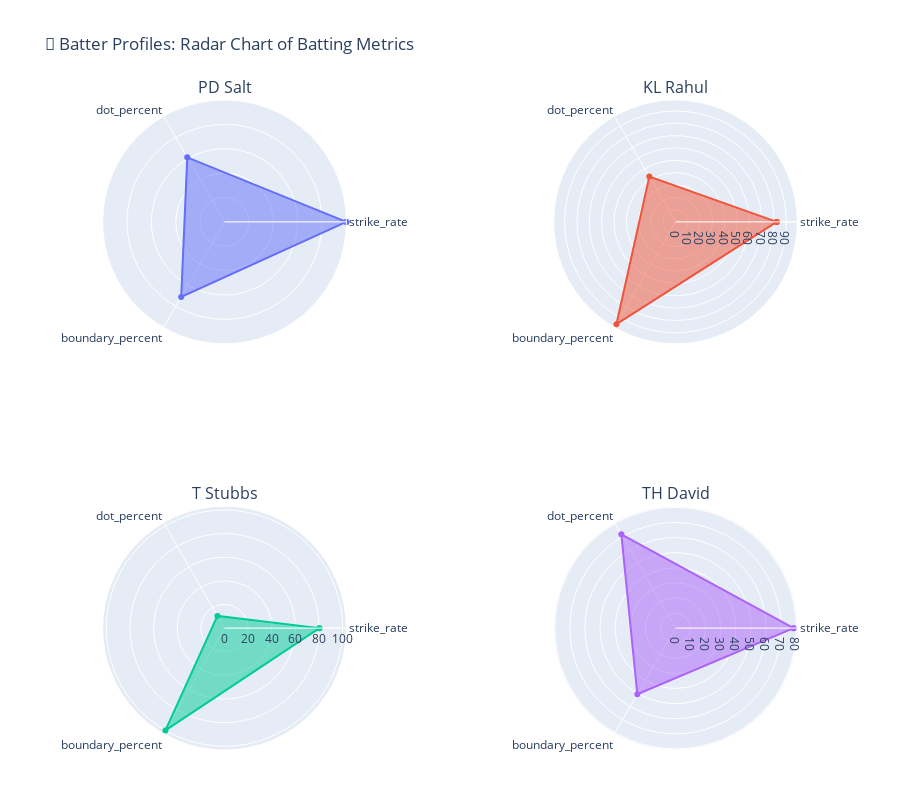

Source (notebook cell):
### Code cell
from plotly.subplots import make_subplots
from math import pi, ceil

metrics = ['strike_rate', 'dot_percent', 'boundary_percent']
top_batters_radar = batter_profiles.sort_values(by='strike_rate', ascending=False).head(4).copy()
normalized_profiles = top_batters_radar[['batter'] + metrics].copy()

for metric in metrics:
    max_val = batter_profiles[metric].max()
    normalized_profiles[metric] = (normalized_profiles[metric] / max_val) * 100

normalized_profiles.reset_index(drop=True, inplace=True)

num_batters = len(normalized_profiles)
rows = ceil(num_batters / 2)
cols = 2 if num_batters > 1 else 1

plt = make_subplots(
    rows=rows, cols=cols,
    specs=[[{'type': 'polar'}] * cols for _ in range(rows)],
    subplot_titles=normalized_profiles['batter'].tolist()
)

for i, row in normalized_profiles.iterrows():
    r = row[metrics].tolist() + [row[metrics[0]]]
    theta = metrics + [metrics[0]]

    subplot_row = (i // cols) + 1
    subplot_col = (i % cols) + 1

    plt.add_trace(
        go.Scatterpolar(
            r=r,
            theta=theta,
            fill='toself',
            name=row['batter'],
            hovertemplate='<b>%{theta}</b>: %{r:.1f}<extra></extra>'
        ),
        row=subplot_row, col=subplot_col
    )

plt.update_layout(
    title='🔘 Batter Profiles: Radar Chart of Batting Metrics',
    showlegend=False,
    height=400 * rows,
    polar=dict(
        radialaxis=dict(visible=True, range=[0, 100], showticklabels=False)
    ),
    margin=dict(l=40, r=40, t=100, b=50)
)

plt.show()

### Figure 1 — Plotly figure (JSON) as saved in the notebook; plotly's stock layout.template omitted (floating-point values rounded to 4 significant figures)
{"data": [{"fill": "toself", "hovertemplate": "<b>%{theta}</b>: %{r:.1f}<extra></extra>", "name": "PD Salt", "r": [100, 61.11, 71.06, 100], "subplot": "polar", "theta": ["strike_rate", "dot_percent", "boundary_percent", "strike_rate"], "type": "scatterpolar"}, {"fill": "toself", "hovertemplate": "<b>%{theta}</b>: %{r:.1f}<extra></extra>", "name": "KL Rahul", "r": [82.26, 42.5, 95.93, 82.26], "subplot": "polar2", "theta": ["strike_rate", "dot_percent", "boundary_percent", "strike_rate"], "type": "scatterpolar"}, {"fill": "toself", "hovertemplate": "<b>%{theta}</b>: %{r:.1f}<extra></extra>", "name": "T Stubbs", "r": [80.38, 11.96, 100, 80.38], "subplot": "polar3", "theta": ["strike_rate", "dot_percent", "boundary_percent", "strike_rate"], "type": "scatterpolar"}, {"fill": "toself", "hovertemplate": "<b>%{theta}</b>: %{r:.1f}<extra></extra>", "name": "TH David", "r": [78.26, 71.74, 50.6, 78.26], "subplot": "polar4", "theta": ["strike_rate", "dot_percent", "boundary_percent", "strike_rate"], "type": "scatterpolar"}], "layout": {"annotations": [{"font": {"size": 16}, "showarrow": false, "text": "PD Salt", "x": 0.225, "xanchor": "center", "xref": "paper", "y": 1, "yanchor": "bottom", "yref": "paper"}, {"font": {"size": 16}, "showarrow": false, "text": "KL Rahul", "x": 0.775, "xanchor": "center", "xref": "paper", "y": 1, "yanchor": "bottom", "yref": "paper"}, {"font": {"size": 16}, "showarrow": false, "text": "T Stubbs", "x": 0.225, "xanchor": "center", "xref": "paper", "y": 0.375, "yanchor": "bottom", "yref": "paper"}, {"font": {"size": 16}, "showarrow": false, "text": "TH David", "x": 0.775, "xanchor": "center", "xref": "paper", "y": 0.375, "yanchor": "bottom", "yref": "paper"}], "height": 800, "margin": {"b": 50, "l": 40, "r": 40, "t": 100}, "polar": {"domain": {"x": [0, 0.45], "y": [0.625, 1]}, "radialaxis": {"range": [0, 100], "showticklabels": false, "visible": true}}, "polar2": {"domain": {"x": [0.55, 1], "y": [0.625, 1]}}, "polar3": {"domain": {"x": [0, 0.45], "y": [0, 0.375]}}, "polar4": {"domain": {"x": [0.55, 1], "y": [0, 0.375]}}, "showlegend": false, "title": {"text": "🔘 Batter Profiles: Radar Chart of Batting Metrics"}}}
